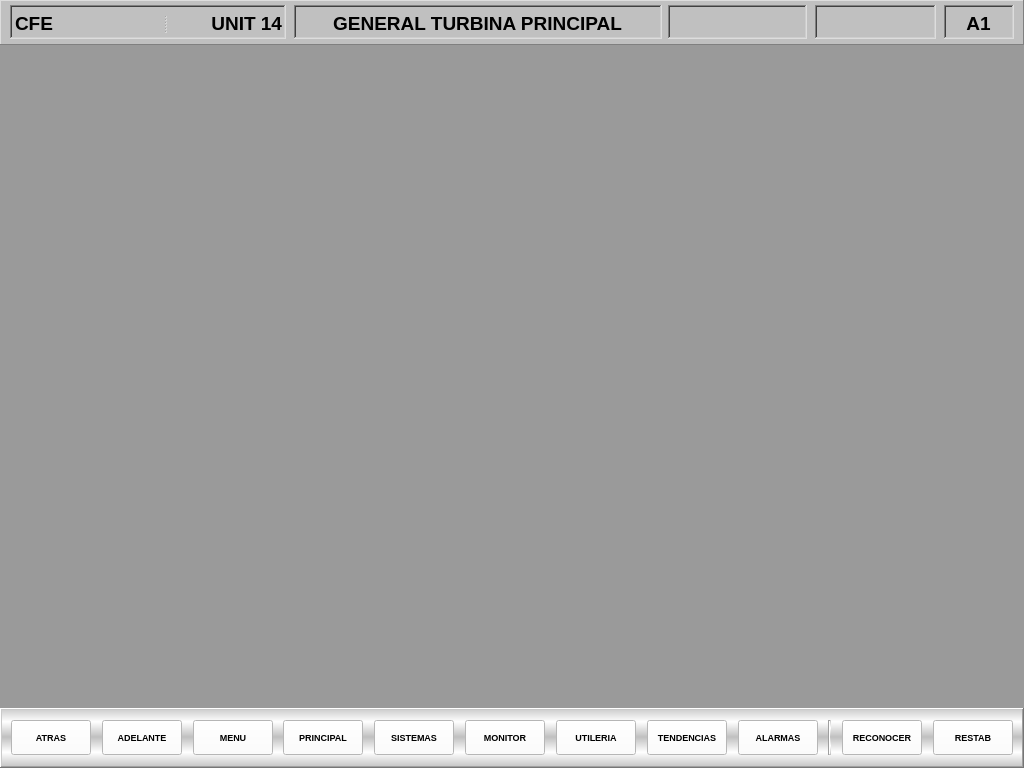
<?xml version="1.0" encoding="UTF-8"?>
<ui version="4.0">
 <class>SiTTuGAs</class>
 <widget class="QWidget" name="SiTTuGAs">
  <property name="geometry">
   <rect>
    <x>0</x>
    <y>0</y>
    <width>1024</width>
    <height>768</height>
   </rect>
  </property>
  <property name="minimumSize">
   <size>
    <width>1024</width>
    <height>768</height>
   </size>
  </property>
  <property name="maximumSize">
   <size>
    <width>1024</width>
    <height>768</height>
   </size>
  </property>
  <property name="windowTitle">
   <string>Form</string>
  </property>
  <widget class="QFrame" name="TitleBar">
   <property name="geometry">
    <rect>
     <x>0</x>
     <y>0</y>
     <width>1024</width>
     <height>45</height>
    </rect>
   </property>
   <property name="minimumSize">
    <size>
     <width>1024</width>
     <height>45</height>
    </size>
   </property>
   <property name="maximumSize">
    <size>
     <width>1024</width>
     <height>45</height>
    </size>
   </property>
   <property name="styleSheet">
    <string notr="true">background-color: rgb(192, 192, 192);</string>
   </property>
   <property name="frameShape">
    <enum>QFrame::Panel</enum>
   </property>
   <property name="frameShadow">
    <enum>QFrame::Raised</enum>
   </property>
   <widget class="QFrame" name="frame_3">
    <property name="geometry">
     <rect>
      <x>10</x>
      <y>5</y>
      <width>276</width>
      <height>34</height>
     </rect>
    </property>
    <property name="minimumSize">
     <size>
      <width>276</width>
      <height>34</height>
     </size>
    </property>
    <property name="maximumSize">
     <size>
      <width>276</width>
      <height>34</height>
     </size>
    </property>
    <property name="frameShape">
     <enum>QFrame::WinPanel</enum>
    </property>
    <property name="frameShadow">
     <enum>QFrame::Sunken</enum>
    </property>
    <widget class="QSplitter" name="splitter">
     <property name="geometry">
      <rect>
       <x>5</x>
       <y>5</y>
       <width>267</width>
       <height>26</height>
      </rect>
     </property>
     <property name="orientation">
      <enum>Qt::Horizontal</enum>
     </property>
     <widget class="QLabel" name="lbCFE">
      <property name="minimumSize">
       <size>
        <width>51</width>
        <height>26</height>
       </size>
      </property>
      <property name="font">
       <font>
        <pointsize>14</pointsize>
        <weight>75</weight>
        <bold>true</bold>
       </font>
      </property>
      <property name="text">
       <string>CFE</string>
      </property>
     </widget>
     <widget class="QLabel" name="lbUnit">
      <property name="minimumSize">
       <size>
        <width>115</width>
        <height>26</height>
       </size>
      </property>
      <property name="maximumSize">
       <size>
        <width>115</width>
        <height>26</height>
       </size>
      </property>
      <property name="font">
       <font>
        <pointsize>14</pointsize>
        <weight>75</weight>
        <bold>true</bold>
       </font>
      </property>
      <property name="text">
       <string>UNIT 14</string>
      </property>
      <property name="alignment">
       <set>Qt::AlignRight|Qt::AlignTrailing|Qt::AlignVCenter</set>
      </property>
     </widget>
    </widget>
   </widget>
   <widget class="QFrame" name="frame_5">
    <property name="geometry">
     <rect>
      <x>294</x>
      <y>5</y>
      <width>368</width>
      <height>34</height>
     </rect>
    </property>
    <property name="minimumSize">
     <size>
      <width>368</width>
      <height>34</height>
     </size>
    </property>
    <property name="maximumSize">
     <size>
      <width>368</width>
      <height>34</height>
     </size>
    </property>
    <property name="frameShape">
     <enum>QFrame::WinPanel</enum>
    </property>
    <property name="frameShadow">
     <enum>QFrame::Sunken</enum>
    </property>
    <widget class="QLabel" name="lbTitle">
     <property name="geometry">
      <rect>
       <x>5</x>
       <y>5</y>
       <width>357</width>
       <height>26</height>
      </rect>
     </property>
     <property name="minimumSize">
      <size>
       <width>51</width>
       <height>26</height>
      </size>
     </property>
     <property name="font">
      <font>
       <pointsize>14</pointsize>
       <weight>75</weight>
       <bold>true</bold>
      </font>
     </property>
     <property name="text">
      <string>GENERAL TURBINA PRINCIPAL</string>
     </property>
     <property name="alignment">
      <set>Qt::AlignCenter</set>
     </property>
    </widget>
   </widget>
   <widget class="QFrame" name="frame_6">
    <property name="geometry">
     <rect>
      <x>668</x>
      <y>5</y>
      <width>139</width>
      <height>34</height>
     </rect>
    </property>
    <property name="minimumSize">
     <size>
      <width>139</width>
      <height>34</height>
     </size>
    </property>
    <property name="maximumSize">
     <size>
      <width>139</width>
      <height>34</height>
     </size>
    </property>
    <property name="frameShape">
     <enum>QFrame::WinPanel</enum>
    </property>
    <property name="frameShadow">
     <enum>QFrame::Sunken</enum>
    </property>
   </widget>
   <widget class="QFrame" name="frame_7">
    <property name="geometry">
     <rect>
      <x>815</x>
      <y>5</y>
      <width>121</width>
      <height>34</height>
     </rect>
    </property>
    <property name="minimumSize">
     <size>
      <width>121</width>
      <height>34</height>
     </size>
    </property>
    <property name="maximumSize">
     <size>
      <width>121</width>
      <height>34</height>
     </size>
    </property>
    <property name="frameShape">
     <enum>QFrame::WinPanel</enum>
    </property>
    <property name="frameShadow">
     <enum>QFrame::Sunken</enum>
    </property>
    <widget class="QLabel" name="label">
     <property name="geometry">
      <rect>
       <x>2</x>
       <y>5</y>
       <width>117</width>
       <height>26</height>
      </rect>
     </property>
     <property name="text">
      <string/>
     </property>
     <property name="pixmap">
      <pixmap resource="../Resources.qrc">:/Resources/logo.png</pixmap>
     </property>
    </widget>
   </widget>
   <widget class="QFrame" name="frame_8">
    <property name="geometry">
     <rect>
      <x>944</x>
      <y>5</y>
      <width>70</width>
      <height>34</height>
     </rect>
    </property>
    <property name="minimumSize">
     <size>
      <width>70</width>
      <height>34</height>
     </size>
    </property>
    <property name="maximumSize">
     <size>
      <width>70</width>
      <height>34</height>
     </size>
    </property>
    <property name="frameShape">
     <enum>QFrame::WinPanel</enum>
    </property>
    <property name="frameShadow">
     <enum>QFrame::Sunken</enum>
    </property>
    <widget class="QLabel" name="lbNum">
     <property name="geometry">
      <rect>
       <x>5</x>
       <y>5</y>
       <width>59</width>
       <height>26</height>
      </rect>
     </property>
     <property name="maximumSize">
      <size>
       <width>80</width>
       <height>26</height>
      </size>
     </property>
     <property name="font">
      <font>
       <pointsize>14</pointsize>
       <weight>75</weight>
       <bold>true</bold>
      </font>
     </property>
     <property name="text">
      <string>A1</string>
     </property>
     <property name="alignment">
      <set>Qt::AlignCenter</set>
     </property>
    </widget>
   </widget>
  </widget>
  <widget class="QFrame" name="ButtonBar">
   <property name="geometry">
    <rect>
     <x>0</x>
     <y>708</y>
     <width>1024</width>
     <height>60</height>
    </rect>
   </property>
   <property name="minimumSize">
    <size>
     <width>1024</width>
     <height>60</height>
    </size>
   </property>
   <property name="maximumSize">
    <size>
     <width>1024</width>
     <height>60</height>
    </size>
   </property>
   <property name="styleSheet">
    <string notr="true">background-color: qlineargradient(spread:reflect, x1:0.489, y1:1, x2:0.488, y2:0.483, stop:0 rgba(192, 192, 192, 255), stop:0.511364 rgba(255, 255, 255, 255), stop:1 rgba(192, 192, 192, 255));</string>
   </property>
   <property name="frameShape">
    <enum>QFrame::WinPanel</enum>
   </property>
   <property name="frameShadow">
    <enum>QFrame::Raised</enum>
   </property>
   <layout class="QGridLayout" name="gridLayout_2">
    <item row="0" column="0">
     <layout class="QHBoxLayout" name="horizontalLayout_2">
      <property name="spacing">
       <number>5</number>
      </property>
      <item>
       <widget class="QPushButton" name="btn_Back">
        <property name="minimumSize">
         <size>
          <width>80</width>
          <height>35</height>
         </size>
        </property>
        <property name="maximumSize">
         <size>
          <width>80</width>
          <height>35</height>
         </size>
        </property>
        <property name="font">
         <font>
          <family>MS Shell Dlg 2</family>
          <pointsize>7</pointsize>
          <weight>75</weight>
          <italic>false</italic>
          <bold>true</bold>
         </font>
        </property>
        <property name="styleSheet">
         <string notr="true">background-color: rgb(255, 255, 255);</string>
        </property>
        <property name="text">
         <string>ATRAS</string>
        </property>
       </widget>
      </item>
      <item>
       <spacer name="horizontalSpacer_12">
        <property name="orientation">
         <enum>Qt::Horizontal</enum>
        </property>
        <property name="sizeHint" stdset="0">
         <size>
          <width>12</width>
          <height>20</height>
         </size>
        </property>
       </spacer>
      </item>
      <item>
       <widget class="QPushButton" name="btn_Fwd">
        <property name="minimumSize">
         <size>
          <width>80</width>
          <height>35</height>
         </size>
        </property>
        <property name="maximumSize">
         <size>
          <width>80</width>
          <height>35</height>
         </size>
        </property>
        <property name="font">
         <font>
          <family>MS Shell Dlg 2</family>
          <pointsize>7</pointsize>
          <weight>75</weight>
          <italic>false</italic>
          <bold>true</bold>
         </font>
        </property>
        <property name="styleSheet">
         <string notr="true">background-color: rgb(255, 255, 255);</string>
        </property>
        <property name="text">
         <string>ADELANTE</string>
        </property>
       </widget>
      </item>
      <item>
       <spacer name="horizontalSpacer_13">
        <property name="orientation">
         <enum>Qt::Horizontal</enum>
        </property>
        <property name="sizeHint" stdset="0">
         <size>
          <width>12</width>
          <height>20</height>
         </size>
        </property>
       </spacer>
      </item>
      <item>
       <widget class="QPushButton" name="btn_Menu">
        <property name="minimumSize">
         <size>
          <width>80</width>
          <height>35</height>
         </size>
        </property>
        <property name="maximumSize">
         <size>
          <width>80</width>
          <height>35</height>
         </size>
        </property>
        <property name="font">
         <font>
          <family>MS Shell Dlg 2</family>
          <pointsize>7</pointsize>
          <weight>75</weight>
          <italic>false</italic>
          <bold>true</bold>
         </font>
        </property>
        <property name="styleSheet">
         <string notr="true">background-color: rgb(255, 255, 255);</string>
        </property>
        <property name="text">
         <string>MENU</string>
        </property>
       </widget>
      </item>
      <item>
       <spacer name="horizontalSpacer_14">
        <property name="orientation">
         <enum>Qt::Horizontal</enum>
        </property>
        <property name="sizeHint" stdset="0">
         <size>
          <width>12</width>
          <height>20</height>
         </size>
        </property>
       </spacer>
      </item>
      <item>
       <widget class="QPushButton" name="btn_Main">
        <property name="minimumSize">
         <size>
          <width>80</width>
          <height>35</height>
         </size>
        </property>
        <property name="maximumSize">
         <size>
          <width>80</width>
          <height>35</height>
         </size>
        </property>
        <property name="font">
         <font>
          <family>MS Shell Dlg 2</family>
          <pointsize>7</pointsize>
          <weight>75</weight>
          <italic>false</italic>
          <bold>true</bold>
         </font>
        </property>
        <property name="styleSheet">
         <string notr="true">background-color: rgb(255, 255, 255);</string>
        </property>
        <property name="text">
         <string>PRINCIPAL</string>
        </property>
       </widget>
      </item>
      <item>
       <spacer name="horizontalSpacer_15">
        <property name="orientation">
         <enum>Qt::Horizontal</enum>
        </property>
        <property name="sizeHint" stdset="0">
         <size>
          <width>12</width>
          <height>20</height>
         </size>
        </property>
       </spacer>
      </item>
      <item>
       <widget class="QPushButton" name="btn_Systems">
        <property name="minimumSize">
         <size>
          <width>80</width>
          <height>35</height>
         </size>
        </property>
        <property name="maximumSize">
         <size>
          <width>80</width>
          <height>35</height>
         </size>
        </property>
        <property name="font">
         <font>
          <family>MS Shell Dlg 2</family>
          <pointsize>7</pointsize>
          <weight>75</weight>
          <italic>false</italic>
          <bold>true</bold>
         </font>
        </property>
        <property name="styleSheet">
         <string notr="true">background-color: rgb(255, 255, 255);</string>
        </property>
        <property name="text">
         <string>SISTEMAS</string>
        </property>
       </widget>
      </item>
      <item>
       <spacer name="horizontalSpacer_16">
        <property name="orientation">
         <enum>Qt::Horizontal</enum>
        </property>
        <property name="sizeHint" stdset="0">
         <size>
          <width>12</width>
          <height>20</height>
         </size>
        </property>
       </spacer>
      </item>
      <item>
       <widget class="QPushButton" name="btn_Monitor">
        <property name="minimumSize">
         <size>
          <width>80</width>
          <height>35</height>
         </size>
        </property>
        <property name="maximumSize">
         <size>
          <width>80</width>
          <height>35</height>
         </size>
        </property>
        <property name="font">
         <font>
          <family>MS Shell Dlg 2</family>
          <pointsize>7</pointsize>
          <weight>75</weight>
          <italic>false</italic>
          <bold>true</bold>
         </font>
        </property>
        <property name="styleSheet">
         <string notr="true">background-color: rgb(255, 255, 255);</string>
        </property>
        <property name="text">
         <string>MONITOR</string>
        </property>
       </widget>
      </item>
      <item>
       <spacer name="horizontalSpacer_17">
        <property name="orientation">
         <enum>Qt::Horizontal</enum>
        </property>
        <property name="sizeHint" stdset="0">
         <size>
          <width>12</width>
          <height>20</height>
         </size>
        </property>
       </spacer>
      </item>
      <item>
       <widget class="QPushButton" name="btn_Utils">
        <property name="minimumSize">
         <size>
          <width>80</width>
          <height>35</height>
         </size>
        </property>
        <property name="maximumSize">
         <size>
          <width>80</width>
          <height>35</height>
         </size>
        </property>
        <property name="font">
         <font>
          <family>MS Shell Dlg 2</family>
          <pointsize>7</pointsize>
          <weight>75</weight>
          <italic>false</italic>
          <bold>true</bold>
         </font>
        </property>
        <property name="styleSheet">
         <string notr="true">background-color: rgb(255, 255, 255);</string>
        </property>
        <property name="text">
         <string>UTILERIA</string>
        </property>
       </widget>
      </item>
      <item>
       <spacer name="horizontalSpacer_18">
        <property name="orientation">
         <enum>Qt::Horizontal</enum>
        </property>
        <property name="sizeHint" stdset="0">
         <size>
          <width>12</width>
          <height>20</height>
         </size>
        </property>
       </spacer>
      </item>
      <item>
       <widget class="QPushButton" name="btn_Tends">
        <property name="minimumSize">
         <size>
          <width>80</width>
          <height>35</height>
         </size>
        </property>
        <property name="maximumSize">
         <size>
          <width>80</width>
          <height>35</height>
         </size>
        </property>
        <property name="font">
         <font>
          <family>MS Shell Dlg 2</family>
          <pointsize>7</pointsize>
          <weight>75</weight>
          <italic>false</italic>
          <bold>true</bold>
         </font>
        </property>
        <property name="styleSheet">
         <string notr="true">background-color: rgb(255, 255, 255);</string>
        </property>
        <property name="text">
         <string>TENDENCIAS</string>
        </property>
       </widget>
      </item>
      <item>
       <spacer name="horizontalSpacer_19">
        <property name="orientation">
         <enum>Qt::Horizontal</enum>
        </property>
        <property name="sizeHint" stdset="0">
         <size>
          <width>12</width>
          <height>20</height>
         </size>
        </property>
       </spacer>
      </item>
      <item>
       <widget class="QPushButton" name="btn_Alarms">
        <property name="minimumSize">
         <size>
          <width>80</width>
          <height>35</height>
         </size>
        </property>
        <property name="maximumSize">
         <size>
          <width>80</width>
          <height>35</height>
         </size>
        </property>
        <property name="font">
         <font>
          <family>MS Shell Dlg 2</family>
          <pointsize>7</pointsize>
          <weight>75</weight>
          <italic>false</italic>
          <bold>true</bold>
         </font>
        </property>
        <property name="styleSheet">
         <string notr="true">background-color: rgb(255, 255, 255);</string>
        </property>
        <property name="text">
         <string>ALARMAS</string>
        </property>
       </widget>
      </item>
      <item>
       <spacer name="horizontalSpacer_20">
        <property name="orientation">
         <enum>Qt::Horizontal</enum>
        </property>
        <property name="sizeHint" stdset="0">
         <size>
          <width>12</width>
          <height>20</height>
         </size>
        </property>
       </spacer>
      </item>
      <item>
       <widget class="Line" name="line_2">
        <property name="orientation">
         <enum>Qt::Vertical</enum>
        </property>
       </widget>
      </item>
      <item>
       <spacer name="horizontalSpacer_21">
        <property name="orientation">
         <enum>Qt::Horizontal</enum>
        </property>
        <property name="sizeHint" stdset="0">
         <size>
          <width>12</width>
          <height>20</height>
         </size>
        </property>
       </spacer>
      </item>
      <item>
       <widget class="QPushButton" name="btn_Rec">
        <property name="minimumSize">
         <size>
          <width>80</width>
          <height>35</height>
         </size>
        </property>
        <property name="maximumSize">
         <size>
          <width>80</width>
          <height>35</height>
         </size>
        </property>
        <property name="font">
         <font>
          <family>MS Shell Dlg 2</family>
          <pointsize>7</pointsize>
          <weight>75</weight>
          <italic>false</italic>
          <bold>true</bold>
         </font>
        </property>
        <property name="styleSheet">
         <string notr="true">background-color: rgb(255, 255, 255);</string>
        </property>
        <property name="text">
         <string>RECONOCER</string>
        </property>
       </widget>
      </item>
      <item>
       <spacer name="horizontalSpacer_22">
        <property name="orientation">
         <enum>Qt::Horizontal</enum>
        </property>
        <property name="sizeHint" stdset="0">
         <size>
          <width>12</width>
          <height>20</height>
         </size>
        </property>
       </spacer>
      </item>
      <item>
       <widget class="QPushButton" name="btn_Restab">
        <property name="minimumSize">
         <size>
          <width>80</width>
          <height>35</height>
         </size>
        </property>
        <property name="maximumSize">
         <size>
          <width>80</width>
          <height>35</height>
         </size>
        </property>
        <property name="font">
         <font>
          <family>MS Shell Dlg 2</family>
          <pointsize>7</pointsize>
          <weight>75</weight>
          <italic>false</italic>
          <bold>true</bold>
         </font>
        </property>
        <property name="styleSheet">
         <string notr="true">background-color: rgb(255, 255, 255);</string>
        </property>
        <property name="text">
         <string>RESTAB</string>
        </property>
       </widget>
      </item>
     </layout>
    </item>
   </layout>
  </widget>
  <widget class="QMdiArea" name="mdiArea">
   <property name="geometry">
    <rect>
     <x>0</x>
     <y>45</y>
     <width>1024</width>
     <height>663</height>
    </rect>
   </property>
   <property name="minimumSize">
    <size>
     <width>1024</width>
     <height>663</height>
    </size>
   </property>
   <property name="maximumSize">
    <size>
     <width>1024</width>
     <height>663</height>
    </size>
   </property>
   <property name="background">
    <brush brushstyle="SolidPattern">
     <color alpha="255">
      <red>154</red>
      <green>154</green>
      <blue>154</blue>
     </color>
    </brush>
   </property>
  </widget>
  <widget class="QFrame" name="ButtonBarBOP">
   <property name="geometry">
    <rect>
     <x>0</x>
     <y>708</y>
     <width>1024</width>
     <height>60</height>
    </rect>
   </property>
   <property name="minimumSize">
    <size>
     <width>1024</width>
     <height>60</height>
    </size>
   </property>
   <property name="maximumSize">
    <size>
     <width>1024</width>
     <height>60</height>
    </size>
   </property>
   <property name="styleSheet">
    <string notr="true">background-color: qlineargradient(spread:reflect, x1:0.489, y1:1, x2:0.488, y2:0.483, stop:0 rgba(192, 192, 192, 255), stop:0.511364 rgba(255, 255, 255, 255), stop:1 rgba(192, 192, 192, 255));</string>
   </property>
   <property name="frameShape">
    <enum>QFrame::WinPanel</enum>
   </property>
   <property name="frameShadow">
    <enum>QFrame::Raised</enum>
   </property>
   <layout class="QGridLayout" name="gridLayout_3">
    <item row="0" column="0">
     <layout class="QHBoxLayout" name="horizontalLayout_3">
      <property name="spacing">
       <number>5</number>
      </property>
      <item>
       <widget class="QPushButton" name="btn_Back_2">
        <property name="minimumSize">
         <size>
          <width>80</width>
          <height>35</height>
         </size>
        </property>
        <property name="maximumSize">
         <size>
          <width>80</width>
          <height>35</height>
         </size>
        </property>
        <property name="font">
         <font>
          <family>MS Shell Dlg 2</family>
          <pointsize>7</pointsize>
          <weight>75</weight>
          <italic>false</italic>
          <bold>true</bold>
         </font>
        </property>
        <property name="styleSheet">
         <string notr="true">background-color: rgb(255, 255, 255);</string>
        </property>
        <property name="text">
         <string>ATRAS</string>
        </property>
       </widget>
      </item>
      <item>
       <spacer name="horizontalSpacer_23">
        <property name="orientation">
         <enum>Qt::Horizontal</enum>
        </property>
        <property name="sizeHint" stdset="0">
         <size>
          <width>12</width>
          <height>20</height>
         </size>
        </property>
       </spacer>
      </item>
      <item>
       <widget class="QPushButton" name="btn_Fwd_2">
        <property name="minimumSize">
         <size>
          <width>80</width>
          <height>35</height>
         </size>
        </property>
        <property name="maximumSize">
         <size>
          <width>80</width>
          <height>35</height>
         </size>
        </property>
        <property name="font">
         <font>
          <family>MS Shell Dlg 2</family>
          <pointsize>7</pointsize>
          <weight>75</weight>
          <italic>false</italic>
          <bold>true</bold>
         </font>
        </property>
        <property name="styleSheet">
         <string notr="true">background-color: rgb(255, 255, 255);</string>
        </property>
        <property name="text">
         <string>ADELANTE</string>
        </property>
       </widget>
      </item>
      <item>
       <spacer name="horizontalSpacer_24">
        <property name="orientation">
         <enum>Qt::Horizontal</enum>
        </property>
        <property name="sizeHint" stdset="0">
         <size>
          <width>12</width>
          <height>20</height>
         </size>
        </property>
       </spacer>
      </item>
      <item>
       <widget class="QPushButton" name="btSisGas">
        <property name="minimumSize">
         <size>
          <width>80</width>
          <height>35</height>
         </size>
        </property>
        <property name="maximumSize">
         <size>
          <width>80</width>
          <height>35</height>
         </size>
        </property>
        <property name="font">
         <font>
          <family>MS Shell Dlg 2</family>
          <pointsize>7</pointsize>
          <weight>75</weight>
          <italic>false</italic>
          <bold>true</bold>
         </font>
        </property>
        <property name="styleSheet">
         <string notr="true">background-color: rgb(255, 255, 255);</string>
        </property>
        <property name="text">
         <string>SISTEMA DE
 GAS</string>
        </property>
       </widget>
      </item>
      <item>
       <spacer name="horizontalSpacer_25">
        <property name="orientation">
         <enum>Qt::Horizontal</enum>
        </property>
        <property name="sizeHint" stdset="0">
         <size>
          <width>12</width>
          <height>20</height>
         </size>
        </property>
       </spacer>
      </item>
      <item>
       <widget class="QPushButton" name="btSisBop">
        <property name="minimumSize">
         <size>
          <width>80</width>
          <height>35</height>
         </size>
        </property>
        <property name="maximumSize">
         <size>
          <width>80</width>
          <height>35</height>
         </size>
        </property>
        <property name="font">
         <font>
          <family>MS Shell Dlg 2</family>
          <pointsize>7</pointsize>
          <weight>75</weight>
          <italic>false</italic>
          <bold>true</bold>
         </font>
        </property>
        <property name="styleSheet">
         <string notr="true">background-color: rgb(255, 255, 255);</string>
        </property>
        <property name="text">
         <string>SISTEMA
 BOP</string>
        </property>
       </widget>
      </item>
      <item>
       <spacer name="horizontalSpacer_26">
        <property name="orientation">
         <enum>Qt::Horizontal</enum>
        </property>
        <property name="sizeHint" stdset="0">
         <size>
          <width>12</width>
          <height>20</height>
         </size>
        </property>
       </spacer>
      </item>
      <item>
       <widget class="QPushButton" name="btSisElec">
        <property name="minimumSize">
         <size>
          <width>80</width>
          <height>35</height>
         </size>
        </property>
        <property name="maximumSize">
         <size>
          <width>80</width>
          <height>35</height>
         </size>
        </property>
        <property name="font">
         <font>
          <family>MS Shell Dlg 2</family>
          <pointsize>7</pointsize>
          <weight>75</weight>
          <italic>false</italic>
          <bold>true</bold>
         </font>
        </property>
        <property name="styleSheet">
         <string notr="true">background-color: rgb(255, 255, 255);</string>
        </property>
        <property name="text">
         <string>SISTEMA
ELECTRICO</string>
        </property>
       </widget>
      </item>
      <item>
       <spacer name="horizontalSpacer_27">
        <property name="orientation">
         <enum>Qt::Horizontal</enum>
        </property>
        <property name="sizeHint" stdset="0">
         <size>
          <width>12</width>
          <height>20</height>
         </size>
        </property>
       </spacer>
      </item>
      <item>
       <widget class="QPushButton" name="pushButton">
        <property name="minimumSize">
         <size>
          <width>80</width>
          <height>35</height>
         </size>
        </property>
        <property name="maximumSize">
         <size>
          <width>80</width>
          <height>35</height>
         </size>
        </property>
        <property name="font">
         <font>
          <family>MS Shell Dlg 2</family>
          <pointsize>7</pointsize>
          <weight>75</weight>
          <italic>false</italic>
          <bold>true</bold>
         </font>
        </property>
        <property name="styleSheet">
         <string notr="true">background-color: rgb(255, 255, 255);</string>
        </property>
        <property name="text">
         <string/>
        </property>
       </widget>
      </item>
      <item>
       <spacer name="horizontalSpacer_28">
        <property name="orientation">
         <enum>Qt::Horizontal</enum>
        </property>
        <property name="sizeHint" stdset="0">
         <size>
          <width>12</width>
          <height>20</height>
         </size>
        </property>
       </spacer>
      </item>
      <item>
       <widget class="QPushButton" name="pushButton_2">
        <property name="minimumSize">
         <size>
          <width>80</width>
          <height>35</height>
         </size>
        </property>
        <property name="maximumSize">
         <size>
          <width>80</width>
          <height>35</height>
         </size>
        </property>
        <property name="font">
         <font>
          <family>MS Shell Dlg 2</family>
          <pointsize>7</pointsize>
          <weight>75</weight>
          <italic>false</italic>
          <bold>true</bold>
         </font>
        </property>
        <property name="styleSheet">
         <string notr="true">background-color: rgb(255, 255, 255);</string>
        </property>
        <property name="text">
         <string/>
        </property>
       </widget>
      </item>
      <item>
       <spacer name="horizontalSpacer_29">
        <property name="orientation">
         <enum>Qt::Horizontal</enum>
        </property>
        <property name="sizeHint" stdset="0">
         <size>
          <width>12</width>
          <height>20</height>
         </size>
        </property>
       </spacer>
      </item>
      <item>
       <widget class="QPushButton" name="pushButton_3">
        <property name="minimumSize">
         <size>
          <width>80</width>
          <height>35</height>
         </size>
        </property>
        <property name="maximumSize">
         <size>
          <width>80</width>
          <height>35</height>
         </size>
        </property>
        <property name="font">
         <font>
          <family>MS Shell Dlg 2</family>
          <pointsize>7</pointsize>
          <weight>75</weight>
          <italic>false</italic>
          <bold>true</bold>
         </font>
        </property>
        <property name="styleSheet">
         <string notr="true">background-color: rgb(255, 255, 255);</string>
        </property>
        <property name="text">
         <string/>
        </property>
       </widget>
      </item>
      <item>
       <spacer name="horizontalSpacer_30">
        <property name="orientation">
         <enum>Qt::Horizontal</enum>
        </property>
        <property name="sizeHint" stdset="0">
         <size>
          <width>12</width>
          <height>20</height>
         </size>
        </property>
       </spacer>
      </item>
      <item>
       <widget class="QPushButton" name="btn_Alarms_2">
        <property name="minimumSize">
         <size>
          <width>80</width>
          <height>35</height>
         </size>
        </property>
        <property name="maximumSize">
         <size>
          <width>80</width>
          <height>35</height>
         </size>
        </property>
        <property name="font">
         <font>
          <family>MS Shell Dlg 2</family>
          <pointsize>7</pointsize>
          <weight>75</weight>
          <italic>false</italic>
          <bold>true</bold>
         </font>
        </property>
        <property name="styleSheet">
         <string notr="true">background-color: rgb(255, 255, 255);</string>
        </property>
        <property name="text">
         <string>ALARMAS</string>
        </property>
       </widget>
      </item>
      <item>
       <spacer name="horizontalSpacer_31">
        <property name="orientation">
         <enum>Qt::Horizontal</enum>
        </property>
        <property name="sizeHint" stdset="0">
         <size>
          <width>12</width>
          <height>20</height>
         </size>
        </property>
       </spacer>
      </item>
      <item>
       <widget class="Line" name="line_3">
        <property name="orientation">
         <enum>Qt::Vertical</enum>
        </property>
       </widget>
      </item>
      <item>
       <spacer name="horizontalSpacer_32">
        <property name="orientation">
         <enum>Qt::Horizontal</enum>
        </property>
        <property name="sizeHint" stdset="0">
         <size>
          <width>12</width>
          <height>20</height>
         </size>
        </property>
       </spacer>
      </item>
      <item>
       <widget class="QPushButton" name="btn_Ack">
        <property name="minimumSize">
         <size>
          <width>80</width>
          <height>35</height>
         </size>
        </property>
        <property name="maximumSize">
         <size>
          <width>80</width>
          <height>35</height>
         </size>
        </property>
        <property name="font">
         <font>
          <family>MS Shell Dlg 2</family>
          <pointsize>7</pointsize>
          <weight>75</weight>
          <italic>false</italic>
          <bold>true</bold>
         </font>
        </property>
        <property name="styleSheet">
         <string notr="true">background-color: rgb(255, 255, 255);</string>
        </property>
        <property name="text">
         <string>ACK</string>
        </property>
       </widget>
      </item>
      <item>
       <spacer name="horizontalSpacer_33">
        <property name="orientation">
         <enum>Qt::Horizontal</enum>
        </property>
        <property name="sizeHint" stdset="0">
         <size>
          <width>12</width>
          <height>20</height>
         </size>
        </property>
       </spacer>
      </item>
      <item>
       <widget class="QPushButton" name="btn_Tcp">
        <property name="minimumSize">
         <size>
          <width>80</width>
          <height>35</height>
         </size>
        </property>
        <property name="maximumSize">
         <size>
          <width>80</width>
          <height>35</height>
         </size>
        </property>
        <property name="font">
         <font>
          <family>MS Shell Dlg 2</family>
          <pointsize>7</pointsize>
          <weight>75</weight>
          <italic>false</italic>
          <bold>true</bold>
         </font>
        </property>
        <property name="styleSheet">
         <string notr="true">background-color: rgb(255, 255, 255);</string>
        </property>
        <property name="text">
         <string>TCP OVW</string>
        </property>
       </widget>
      </item>
     </layout>
    </item>
   </layout>
  </widget>
  <widget class="QLabel" name="label_2">
   <property name="geometry">
    <rect>
     <x>0</x>
     <y>0</y>
     <width>1024</width>
     <height>261</height>
    </rect>
   </property>
   <property name="styleSheet">
    <string notr="true">background-color: rgb(136, 136, 136);</string>
   </property>
   <property name="text">
    <string/>
   </property>
  </widget>
  <zorder>label_2</zorder>
  <zorder>ButtonBarBOP</zorder>
  <zorder>ButtonBar</zorder>
  <zorder>mdiArea</zorder>
  <zorder>TitleBar</zorder>
 </widget>
 <resources>
  <include location="../Resources.qrc"/>
 </resources>
 <connections/>
</ui>
